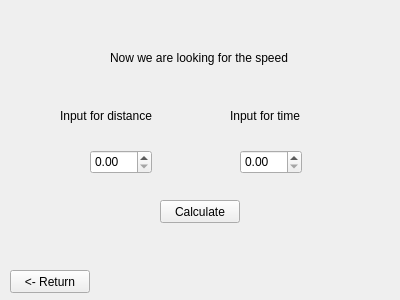
<?xml version="1.0" encoding="UTF-8"?>
<ui version="4.0">
 <class>Form</class>
 <widget class="QWidget" name="Form">
  <property name="geometry">
   <rect>
    <x>0</x>
    <y>0</y>
    <width>400</width>
    <height>300</height>
   </rect>
  </property>
  <property name="windowTitle">
   <string>Form</string>
  </property>
  <widget class="QLabel" name="label">
   <property name="geometry">
    <rect>
     <x>110</x>
     <y>50</y>
     <width>211</width>
     <height>16</height>
    </rect>
   </property>
   <property name="text">
    <string>Now we are looking for the speed</string>
   </property>
  </widget>
  <widget class="QPushButton" name="pushButton">
   <property name="geometry">
    <rect>
     <x>10</x>
     <y>270</y>
     <width>80</width>
     <height>23</height>
    </rect>
   </property>
   <property name="text">
    <string>&lt;- Return</string>
   </property>
  </widget>
  <widget class="QDoubleSpinBox" name="d_DSB">
   <property name="geometry">
    <rect>
     <x>90</x>
     <y>150</y>
     <width>62</width>
     <height>24</height>
    </rect>
   </property>
  </widget>
  <widget class="QLabel" name="label_2">
   <property name="geometry">
    <rect>
     <x>60</x>
     <y>100</y>
     <width>111</width>
     <height>31</height>
    </rect>
   </property>
   <property name="text">
    <string>Input for distance</string>
   </property>
  </widget>
  <widget class="QDoubleSpinBox" name="t_DSB">
   <property name="geometry">
    <rect>
     <x>240</x>
     <y>150</y>
     <width>62</width>
     <height>24</height>
    </rect>
   </property>
  </widget>
  <widget class="QPushButton" name="pushButton_2">
   <property name="geometry">
    <rect>
     <x>160</x>
     <y>200</y>
     <width>80</width>
     <height>23</height>
    </rect>
   </property>
   <property name="text">
    <string>Calculate</string>
   </property>
  </widget>
  <widget class="QLabel" name="label_3">
   <property name="geometry">
    <rect>
     <x>230</x>
     <y>100</y>
     <width>101</width>
     <height>31</height>
    </rect>
   </property>
   <property name="text">
    <string>Input for time</string>
   </property>
  </widget>
 </widget>
 <resources/>
 <connections/>
</ui>
